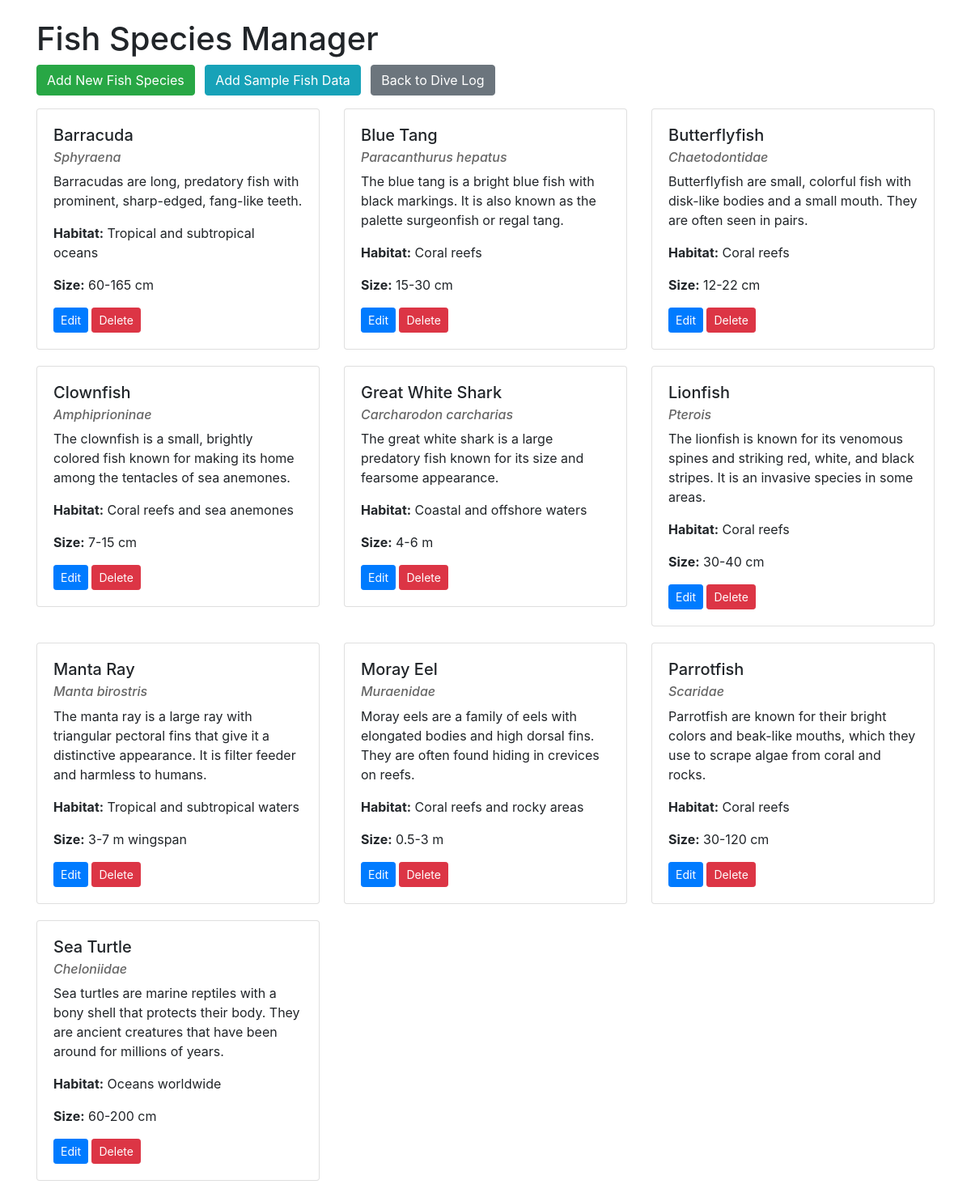
The page /fish_manager.php on the database its author committed.
### tables this page shows
CREATE TABLE IF NOT EXISTS `fish_species` (
  `id` int(11) NOT NULL AUTO_INCREMENT,
  `common_name` varchar(255) NOT NULL,
  `scientific_name` varchar(255) DEFAULT NULL,
  `description` text DEFAULT NULL,
  `habitat` text DEFAULT NULL,
  `size_range` varchar(100) DEFAULT NULL,
  `image_url` varchar(255) DEFAULT NULL,
  `created_at` timestamp NOT NULL DEFAULT current_timestamp(),
  `updated_at` timestamp NOT NULL DEFAULT current_timestamp() ON UPDATE current_timestamp(),
  PRIMARY KEY (`id`),
  UNIQUE KEY `common_name` (`common_name`)
);

### fish_manager.php (the view, shortened to what this page needs)
<?php
require_once 'db.php';
$action = isset($_GET['action']) ? $_GET['action'] : '';
$fish_id = isset($_GET['id']) ? intval($_GET['id']) : 0;
$fish_data = null;
$fish_list = [];
$query = "SELECT fs.*, (SELECT COUNT(*) FROM fish_sightings WHERE fish_species_id = fs.id) as sightings_count
          FROM fish_species fs ORDER BY common_name";
$result = $conn->query($query);
if ($result) {
    while ($row = $result->fetch_assoc()) {
        $fish_list[] = $row;
    }
}
$page_title = "Fish Species Manager";
?>
<!DOCTYPE html>
<html lang="en">
<head>
    <link rel="stylesheet" href="https://stackpath.bootstrapcdn.com/bootstrap/4.5.2/css/bootstrap.min.css">
</head>
<body>
    <div class="container mt-4">
        <h1><?php echo $page_title; ?></h1>
        <?php if ($action === 'add' || $action === 'edit'): ?>
            <div class="card mb-4">
                <div class="card-header">
                    <?php echo ($action === 'add') ? 'Add New Fish Species' : 'Edit Fish Species'; ?>
                </div>
                <div class="card-body">
                    <form method="post" action="<?php echo ($action === 'edit') ? "fish_manager.php?action=edit&id={$fish_id}" : 'fish_manager.php?action=add'; ?>">
                        <div class="form-group">
                            <label for="common_name">Common Name*</label>
                            <input type="text" class="form-control" id="common_name" name="common_name" required
                                value="<?php echo isset($fish_data['common_name']) ? htmlspecialchars($fish_data['common_name']) : ''; ?>">
                        </div>
                        <div class="form-group">
                            <label for="scientific_name">Scientific Name*</label>
                            <input type="text" class="form-control" id="scientific_name" name="scientific_name" required
                                value="<?php echo isset($fish_data['scientific_name']) ? htmlspecialchars($fish_data['scientific_name']) : ''; ?>">
                        </div>
                        <div class="form-group">
                            <label for="description">Description</label>
                            <textarea class="form-control" id="description" name="description" rows="3"><?php
                                echo isset($fish_data['description']) ? htmlspecialchars($fish_data['description']) : '';
                            ?></textarea>
                        </div>
                        <div class="form-group">
                            <label for="habitat">Habitat</label>
                            <input type="text" class="form-control" id="habitat" name="habitat"
                                value="<?php echo isset($fish_data['habitat']) ? htmlspecialchars($fish_data['habitat']) : ''; ?>">
                        </div>
                        <div class="form-group">
                            <label for="size_range">Size Range</label>
                            <input type="text" class="form-control" id="size_range" name="size_range"
                                value="<?php echo isset($fish_data['size_range']) ? htmlspecialchars($fish_data['size_range']) : ''; ?>">
                        </div>
                        <button type="submit" name="<?php echo ($action === 'add') ? 'add_fish' : 'update_fish'; ?>" class="btn btn-primary">
                            <?php echo ($action === 'add') ? 'Add Fish' : 'Update Fish'; ?>
                        </button>
                        <a href="fish_manager.php" class="btn btn-secondary">Cancel</a>
                    </form>
                </div>
            </div>
        <?php else: ?>
            <div class="mb-3">
                <a href="fish_manager.php?action=add" class="btn btn-success">
                    <i class="fa fa-plus"></i> Add New Fish Species
                </a>
                <a href="add_sample_fish.php" class="btn btn-info ml-2">
                    Add Sample Fish Data
                </a>
                <a href="index.php" class="btn btn-secondary ml-2">
                    Back to Dive Log
                </a>
            </div>
            <?php if (empty($fish_list)): ?>
                <div class="alert alert-info">No fish species found. Add some to get started!</div>
            <?php else: ?>
                <div class="row">
                    <?php foreach ($fish_list as $fish): ?>
                        <div class="col-md-4">
                            <div class="card fish-card">
                                <div class="card-body">
                                    <h5 class="card-title"><?php echo htmlspecialchars($fish['common_name']); ?></h5>
                                    <h6 class="card-subtitle mb-2 scientific-name"><?php echo htmlspecialchars($fish['scientific_name']); ?></h6>
                                    <?php if (!empty($fish['description'])): ?>
                                        <p class="card-text mt-2"><?php echo htmlspecialchars($fish['description']); ?></p>
                                    <?php endif; ?>
                                    <div class="mt-2">
                                        <?php if (!empty($fish['habitat'])): ?>
                                            <p><strong>Habitat:</strong> <?php echo htmlspecialchars($fish['habitat']); ?></p>
                                        <?php endif; ?>
                                        <?php if (!empty($fish['size_range'])): ?>
                                            <p><strong>Size:</strong> <?php echo htmlspecialchars($fish['size_range']); ?></p>
                                        <?php endif; ?>
                                    </div>
                                    <div class="actions">
                                        <a href="fish_manager.php?action=edit&id=<?php echo $fish['id']; ?>" class="btn btn-sm btn-primary">Edit</a>
                                        <?php if ($fish['sightings_count'] == 0): ?>
                                            <a href="fish_manager.php?action=delete&id=<?php echo $fish['id']; ?>"
                                               onclick="return confirm('Are you sure you want to delete this fish species?')"
                                               class="btn btn-sm btn-danger">Delete</a>
                                        <?php endif; ?>
                                    </div>
                                </div>
                            </div>
                        </div>
                    <?php endforeach; ?>
                </div>
            <?php endif; ?>
        <?php endif; ?>
    </div>
</body>
</html>

### fish_manager.php (style rules this page uses)
.fish-card { margin-bottom: 20px; transition: transform 0.3s; }
.actions { margin-top: 10px; }
.scientific-name { font-style: italic; color: #666; }

### rows shown on the page
fish_species: common_name "Barracuda", scientific_name "Sphyraena", description "Barracudas are long, predatory fish with prominent, sharp-edged, fang-like teeth.", habitat "Tropical and subtropical oceans", size_range "60-165 cm"
fish_species: common_name "Blue Tang", scientific_name "Paracanthurus hepatus", description "The blue tang is a bright blue fish with black markings. It is also known as the palette surgeonfish or regal tang.", habitat "Coral reefs", size_range "15-30 cm"
fish_species: common_name "Butterflyfish", scientific_name "Chaetodontidae", description "Butterflyfish are small, colorful fish with disk-like bodies and a small mouth. They are often seen in pairs.", habitat "Coral reefs", size_range "12-22 cm"
fish_species: common_name "Clownfish", scientific_name "Amphiprioninae", description "The clownfish is a small, brightly colored fish known for making its home among the tentacles of sea anemones.", habitat "Coral reefs and sea anemones", size_range "7-15 cm"
fish_species: common_name "Great White Shark", scientific_name "Carcharodon carcharias", description "The great white shark is a large predatory fish known for its size and fearsome appearance.", habitat "Coastal and offshore waters", size_range "4-6 m"
fish_species: common_name "Lionfish", scientific_name "Pterois", description "The lionfish is known for its venomous spines and striking red, white, and black stripes. It is an invasive species in some areas.", habitat "Coral reefs", size_range "30-40 cm"
fish_species: common_name "Manta Ray", scientific_name "Manta birostris", description "The manta ray is a large ray with triangular pectoral fins that give it a distinctive appearance. It is filter feeder and harmless to humans.", habitat "Tropical and subtropical waters", size_range "3-7 m wingspan"
fish_species: common_name "Moray Eel", scientific_name "Muraenidae", description "Moray eels are a family of eels with elongated bodies and high dorsal fins. They are often found hiding in crevices on reefs.", habitat "Coral reefs and rocky areas", size_range "0.5-3 m"
fish_species: common_name "Parrotfish", scientific_name "Scaridae", description "Parrotfish are known for their bright colors and beak-like mouths, which they use to scrape algae from coral and rocks.", habitat "Coral reefs", size_range "30-120 cm"
fish_species: common_name "Sea Turtle", scientific_name "Cheloniidae", description "Sea turtles are marine reptiles with a bony shell that protects their body. They are ancient creatures that have been around for millions of years.", habitat "Oceans worldwide", size_range "60-200 cm"

### other values the page prints
$page_title "Fish Species Manager"
